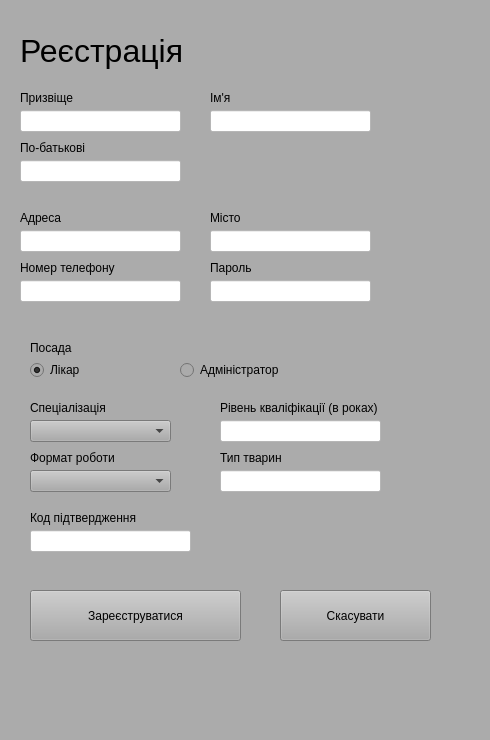
<?xml version="1.0" encoding="UTF-8"?>
<ui version="4.0">
 <class>Form</class>
 <widget class="QWidget" name="Form">
  <property name="geometry">
   <rect>
    <x>0</x>
    <y>0</y>
    <width>490</width>
    <height>740</height>
   </rect>
  </property>
  <property name="windowTitle">
   <string>Form</string>
  </property>
  <property name="styleSheet">
   <string notr="true">background-color: rgb(171, 171, 171);</string>
  </property>
  <widget class="QLineEdit" name="lineEdit_9">
   <property name="geometry">
    <rect>
     <x>220</x>
     <y>470</y>
     <width>161</width>
     <height>22</height>
    </rect>
   </property>
   <property name="mouseTracking">
    <bool>true</bool>
   </property>
   <property name="focusPolicy">
    <enum>Qt::FocusPolicy::WheelFocus</enum>
   </property>
   <property name="styleSheet">
    <string notr="true">background-color: rgb(255, 255, 255);</string>
   </property>
  </widget>
  <widget class="QPushButton" name="pushButton_2">
   <property name="geometry">
    <rect>
     <x>280</x>
     <y>590</y>
     <width>151</width>
     <height>51</height>
    </rect>
   </property>
   <property name="text">
    <string>Скасувати</string>
   </property>
  </widget>
  <widget class="QLabel" name="label_14">
   <property name="geometry">
    <rect>
     <x>210</x>
     <y>260</y>
     <width>101</width>
     <height>16</height>
    </rect>
   </property>
   <property name="text">
    <string>Пароль</string>
   </property>
  </widget>
  <widget class="QLineEdit" name="lineEdit_8">
   <property name="geometry">
    <rect>
     <x>210</x>
     <y>280</y>
     <width>161</width>
     <height>22</height>
    </rect>
   </property>
   <property name="styleSheet">
    <string notr="true">background-color: rgb(255, 255, 255);</string>
   </property>
   <property name="text">
    <string/>
   </property>
  </widget>
  <widget class="QLabel" name="label_7">
   <property name="geometry">
    <rect>
     <x>20</x>
     <y>260</y>
     <width>101</width>
     <height>16</height>
    </rect>
   </property>
   <property name="text">
    <string>Номер телефону</string>
   </property>
  </widget>
  <widget class="QRadioButton" name="radioButton_2">
   <property name="geometry">
    <rect>
     <x>180</x>
     <y>360</y>
     <width>111</width>
     <height>20</height>
    </rect>
   </property>
   <property name="text">
    <string>Адміністратор</string>
   </property>
  </widget>
  <widget class="QLabel" name="label_9">
   <property name="geometry">
    <rect>
     <x>30</x>
     <y>450</y>
     <width>101</width>
     <height>16</height>
    </rect>
   </property>
   <property name="text">
    <string>Формат роботи</string>
   </property>
  </widget>
  <widget class="QLabel" name="label_13">
   <property name="geometry">
    <rect>
     <x>30</x>
     <y>510</y>
     <width>121</width>
     <height>16</height>
    </rect>
   </property>
   <property name="text">
    <string>Код підтвердження</string>
   </property>
  </widget>
  <widget class="QComboBox" name="comboBox_3">
   <property name="geometry">
    <rect>
     <x>30</x>
     <y>470</y>
     <width>141</width>
     <height>22</height>
    </rect>
   </property>
  </widget>
  <widget class="QLabel" name="label_10">
   <property name="geometry">
    <rect>
     <x>30</x>
     <y>400</y>
     <width>101</width>
     <height>16</height>
    </rect>
   </property>
   <property name="text">
    <string>Спеціалізація</string>
   </property>
  </widget>
  <widget class="QLabel" name="label_11">
   <property name="geometry">
    <rect>
     <x>220</x>
     <y>400</y>
     <width>171</width>
     <height>16</height>
    </rect>
   </property>
   <property name="text">
    <string>Рівень кваліфікації (в роках)</string>
   </property>
  </widget>
  <widget class="QLineEdit" name="lineEdit_3">
   <property name="geometry">
    <rect>
     <x>20</x>
     <y>160</y>
     <width>161</width>
     <height>22</height>
    </rect>
   </property>
   <property name="styleSheet">
    <string notr="true">background-color: rgb(255, 255, 255);</string>
   </property>
  </widget>
  <widget class="QComboBox" name="comboBox_2">
   <property name="geometry">
    <rect>
     <x>30</x>
     <y>420</y>
     <width>141</width>
     <height>22</height>
    </rect>
   </property>
  </widget>
  <widget class="QPushButton" name="pushButton">
   <property name="geometry">
    <rect>
     <x>30</x>
     <y>590</y>
     <width>211</width>
     <height>51</height>
    </rect>
   </property>
   <property name="text">
    <string>Зареєструватися</string>
   </property>
  </widget>
  <widget class="QLineEdit" name="lineEdit_2">
   <property name="geometry">
    <rect>
     <x>210</x>
     <y>110</y>
     <width>161</width>
     <height>22</height>
    </rect>
   </property>
   <property name="styleSheet">
    <string notr="true">background-color: rgb(255, 255, 255);</string>
   </property>
  </widget>
  <widget class="QLabel" name="label_2">
   <property name="geometry">
    <rect>
     <x>20</x>
     <y>90</y>
     <width>71</width>
     <height>16</height>
    </rect>
   </property>
   <property name="text">
    <string>Призвіще</string>
   </property>
  </widget>
  <widget class="QRadioButton" name="radioButton">
   <property name="geometry">
    <rect>
     <x>30</x>
     <y>360</y>
     <width>89</width>
     <height>20</height>
    </rect>
   </property>
   <property name="text">
    <string>Лікар</string>
   </property>
   <property name="checked">
    <bool>true</bool>
   </property>
  </widget>
  <widget class="QLabel" name="label_6">
   <property name="geometry">
    <rect>
     <x>210</x>
     <y>210</y>
     <width>71</width>
     <height>16</height>
    </rect>
   </property>
   <property name="text">
    <string>Місто</string>
   </property>
  </widget>
  <widget class="QLineEdit" name="lineEdit_10">
   <property name="geometry">
    <rect>
     <x>220</x>
     <y>420</y>
     <width>161</width>
     <height>22</height>
    </rect>
   </property>
   <property name="styleSheet">
    <string notr="true">background-color: rgb(255, 255, 255);</string>
   </property>
  </widget>
  <widget class="QLabel" name="label_12">
   <property name="geometry">
    <rect>
     <x>220</x>
     <y>450</y>
     <width>101</width>
     <height>16</height>
    </rect>
   </property>
   <property name="text">
    <string>Тип тварин</string>
   </property>
  </widget>
  <widget class="QLabel" name="label_4">
   <property name="geometry">
    <rect>
     <x>20</x>
     <y>140</y>
     <width>71</width>
     <height>16</height>
    </rect>
   </property>
   <property name="text">
    <string>По-батькові</string>
   </property>
  </widget>
  <widget class="QLineEdit" name="lineEdit_6">
   <property name="geometry">
    <rect>
     <x>20</x>
     <y>280</y>
     <width>161</width>
     <height>22</height>
    </rect>
   </property>
   <property name="styleSheet">
    <string notr="true">background-color: rgb(255, 255, 255);</string>
   </property>
   <property name="text">
    <string/>
   </property>
  </widget>
  <widget class="QLabel" name="label_8">
   <property name="geometry">
    <rect>
     <x>30</x>
     <y>340</y>
     <width>131</width>
     <height>16</height>
    </rect>
   </property>
   <property name="text">
    <string>Посада</string>
   </property>
  </widget>
  <widget class="QLineEdit" name="lineEdit_7">
   <property name="geometry">
    <rect>
     <x>30</x>
     <y>530</y>
     <width>161</width>
     <height>22</height>
    </rect>
   </property>
   <property name="styleSheet">
    <string notr="true">background-color: rgb(255, 255, 255);</string>
   </property>
   <property name="text">
    <string/>
   </property>
  </widget>
  <widget class="QLineEdit" name="lineEdit_5">
   <property name="geometry">
    <rect>
     <x>210</x>
     <y>230</y>
     <width>161</width>
     <height>22</height>
    </rect>
   </property>
   <property name="styleSheet">
    <string notr="true">background-color: rgb(255, 255, 255);</string>
   </property>
  </widget>
  <widget class="QLabel" name="label_3">
   <property name="geometry">
    <rect>
     <x>210</x>
     <y>90</y>
     <width>71</width>
     <height>16</height>
    </rect>
   </property>
   <property name="text">
    <string>Ім'я</string>
   </property>
  </widget>
  <widget class="QLabel" name="label">
   <property name="geometry">
    <rect>
     <x>20</x>
     <y>20</y>
     <width>171</width>
     <height>61</height>
    </rect>
   </property>
   <property name="font">
    <font>
     <pointsize>24</pointsize>
    </font>
   </property>
   <property name="text">
    <string>Реєстрація</string>
   </property>
  </widget>
  <widget class="QLabel" name="label_5">
   <property name="geometry">
    <rect>
     <x>20</x>
     <y>210</y>
     <width>71</width>
     <height>16</height>
    </rect>
   </property>
   <property name="text">
    <string>Адреса</string>
   </property>
  </widget>
  <widget class="QLineEdit" name="lineEdit">
   <property name="geometry">
    <rect>
     <x>20</x>
     <y>110</y>
     <width>161</width>
     <height>22</height>
    </rect>
   </property>
   <property name="styleSheet">
    <string notr="true">background-color: rgb(255, 255, 255);</string>
   </property>
  </widget>
  <widget class="QLineEdit" name="lineEdit_4">
   <property name="geometry">
    <rect>
     <x>20</x>
     <y>230</y>
     <width>161</width>
     <height>22</height>
    </rect>
   </property>
   <property name="styleSheet">
    <string notr="true">background-color: rgb(255, 255, 255);</string>
   </property>
  </widget>
 </widget>
 <resources/>
 <connections/>
</ui>
